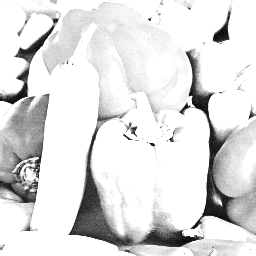
#> input picture HW1_test_image/Peppers.bmp, 256 x 256 px, found by its file name
$ python 'power-law transformation.py'
#> lines starting #> are read from the running program, lines starting #| are printed output that depends on the picture
from PIL import Image
import numpy as np
import matplotlib.pyplot as plt

def powerlaw(img,gamma):
    img_array = np.array(img)
    im_gamma = np.clip(img_array ** gamma, 0, 255)
    showResult(img,Image.fromarray(np.uint8(im_gamma)))
    return


def showResult(img,after_transformation_image):
    plt.figure(figsize=(10,10))

    plt.subplot(1,2,1)
    plt.title("Original Image")
    plt.axis('off')
    plt.imshow(img)

    plt.subplot(1,2,2)
    plt.title("After Equalization Image")
    plt.axis('off')
    plt.imshow(after_transformation_image)

    plt.show()
    return


powerlaw(Image.open('../HW1_test_image/Peppers.bmp').convert('L'),0.85)
#> in showResult, `plt.show()`:
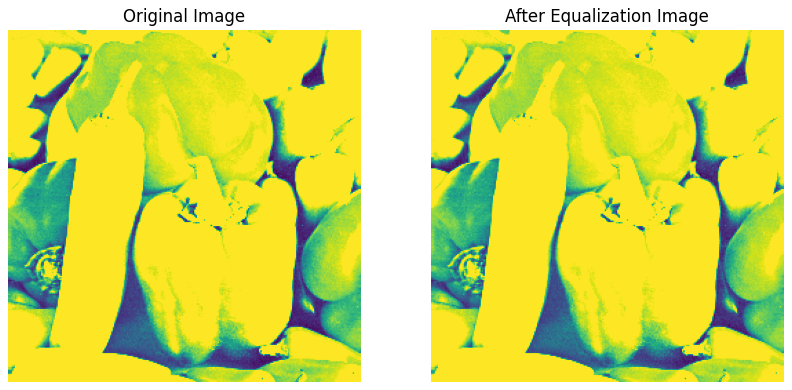
#> figure drawn by matplotlib, 2 panels
powerlaw(Image.open('../HW1_test_image/Jetplane.bmp').convert('L'),0.95)
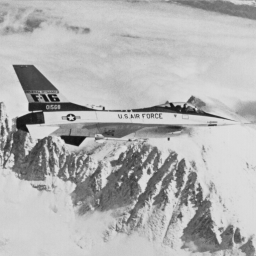
#> input picture HW1_test_image/Jetplane.bmp, 256 x 256 px, found by its file name
#> call 2 of powerlaw, with gamma = 0.95
#> in powerlaw (call 2), `im_gamma = np.clip(img_array ** gamma, 0, 255)`:
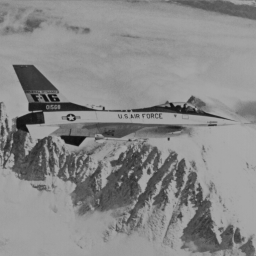
#> im_gamma: shape (256, 256) float64; min 14.75, max 173.8, mean 137.1
#> in showResult (call 2), `plt.show()`:
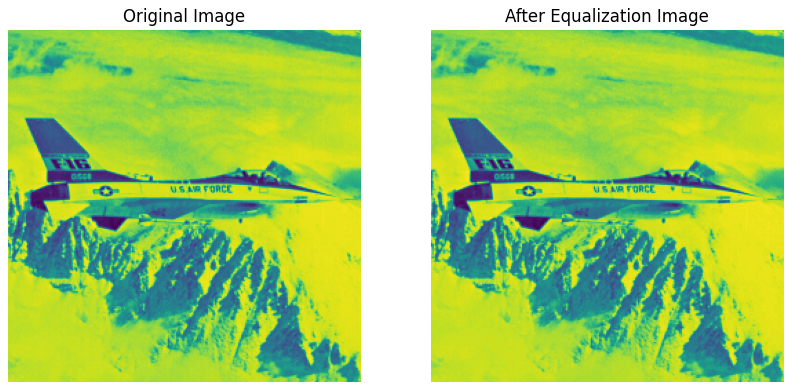
#> figure drawn by matplotlib, 2 panels
powerlaw(Image.open('../HW1_test_image/Lake.bmp').convert('L'),1.1)
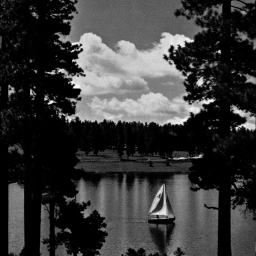
#> input picture HW1_test_image/Lake.bmp, 256 x 256 px, found by its file name
#> call 3 of powerlaw, with gamma = 1.1
#> in powerlaw (call 3), `im_gamma = np.clip(img_array ** gamma, 0, 255)`:
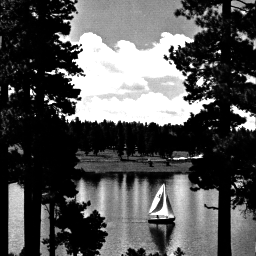
#> im_gamma: shape (256, 256) float64; min 0, max 255, mean 83.9
#> in showResult (call 3), `plt.show()`:
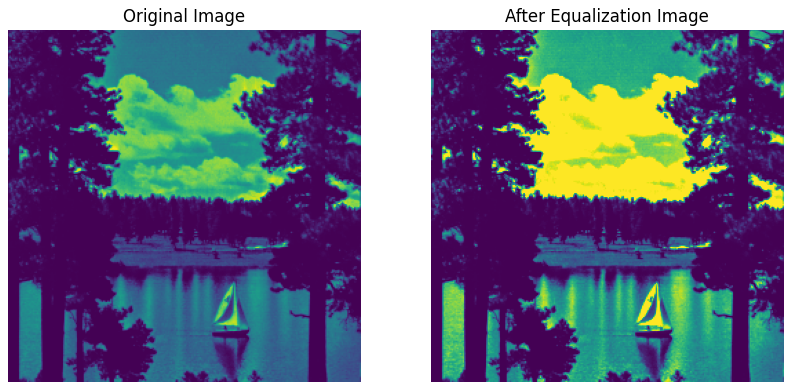
#> figure drawn by matplotlib, 2 panels
